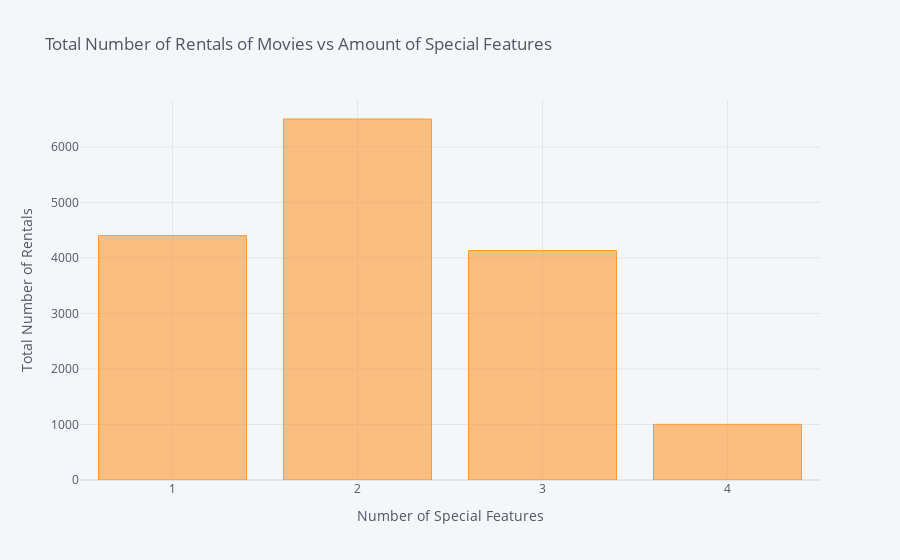

Write notebook code for a chart like this one.
### Code cell
by_amount_rental.iplot(kind='bar',title='Total Number of Rentals of Movies vs Amount of Special Features',xTitle='Number of Special Features',yTitle='Total Number of Rentals',xaxis_tickvals=[1,2,3,4],color='orange')

### Figure 1 — Plotly figure (JSON) as saved in the notebook; plotly's stock layout.template omitted (floating-point values rounded to 4 significant figures)
{"data": [{"marker": {"color": "rgba(255, 153, 51, 0.6)", "line": {"color": "rgba(255, 153, 51, 1.0)", "width": 1}}, "name": "Number of rentals", "orientation": "v", "text": "", "type": "bar", "x": [1, 2, 3, 4], "y": [4403, 6504, 4134, 1003]}], "layout": {"legend": {"bgcolor": "#F5F6F9", "font": {"color": "#4D5663"}}, "paper_bgcolor": "#F5F6F9", "plot_bgcolor": "#F5F6F9", "title": {"font": {"color": "#4D5663"}, "text": "Total Number of Rentals of Movies vs Amount of Special Features"}, "xaxis": {"gridcolor": "#E1E5ED", "showgrid": true, "tickfont": {"color": "#4D5663"}, "tickvals": [1, 2, 3, 4], "title": {"font": {"color": "#4D5663"}, "text": "Number of Special Features"}, "zerolinecolor": "#E1E5ED"}, "yaxis": {"gridcolor": "#E1E5ED", "showgrid": true, "tickfont": {"color": "#4D5663"}, "title": {"font": {"color": "#4D5663"}, "text": "Total Number of Rentals"}, "zerolinecolor": "#E1E5ED"}}}
